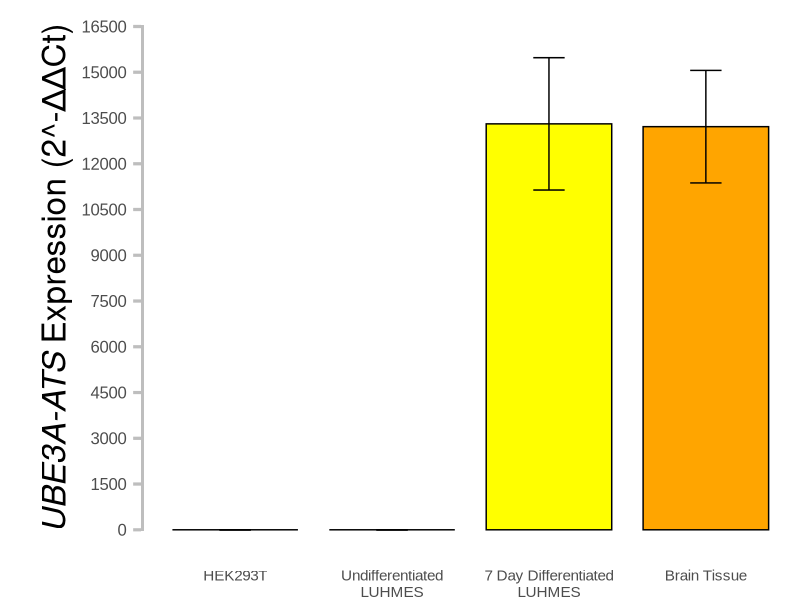

Write R code to recreate this figure.
library(ggplot2)

# Data for the Y-axis
treatment_groups <- c('HEK293T', 'Undifferentiated LUHMES', '7 Day Differentiated LUHMES', 'Brain Tissue')
expression_values <- c(0, 0, 13307.94326, 13216.01858)
standard_errors <- c(0, 0, 2169.21653, 1844.629149)

# Create a data frame
data <- data.frame(Treatment_Groups = treatment_groups, Expression = expression_values, Standard_Error = standard_errors)

# Reorder the treatment groups
data$Treatment_Groups <- factor(data$Treatment_Groups, levels = c('HEK293T', 'Undifferentiated LUHMES', '7 Day Differentiated LUHMES', 'Brain Tissue'))

# Set custom colors
colors <- c('HEK293T' = 'gray', 'Undifferentiated LUHMES' = 'gray', '7 Day Differentiated LUHMES' = 'yellow', 'Brain Tissue' = 'orange')

# Plotting
ggplot(data, aes(x = Treatment_Groups, y = Expression, fill = Treatment_Groups)) +
  geom_bar(stat = "identity", color = "black", width = 0.8, position = position_dodge(width = 0.9)) +
  geom_errorbar(aes(ymin = Expression - Standard_Error, ymax = Expression + Standard_Error), width = 0.2, color = "black", position = position_dodge(width = 0.9)) +
  geom_segment(aes(x = -Inf, xend = -Inf, y = -30, yend = 16540), color = "gray", size = 2) +  # <-- Adjusted this line to make the y-axis line extend further.
  scale_fill_manual(values = colors, guide = "none") +
  labs(x = NULL, y = expression(italic("UBE3A-ATS") ~ "Expression (2^-ΔΔCt)")) +
  theme_minimal(base_size = 24) +
  theme(
    plot.title = element_blank(),
    panel.grid.major = element_blank(),
    panel.grid.minor = element_blank(),
    axis.ticks.x = element_blank(),
    axis.ticks.y = element_line(color = "gray"),
    axis.line.y = element_blank(),
    axis.text.y = element_text(family = "Arial", size = 12),
    axis.text.x = element_text(family = "Arial", size = 11, angle = 0, hjust = 0.5, vjust = 1),
    axis.title.y = element_text(margin = margin(l = 30)),
    legend.position = "none",
    plot.margin = margin(0, 0, 0, 0),
    axis.ticks.length = unit(0.2, "cm"),
    axis.ticks.margin = unit(0.1, "cm")
  ) +
  scale_x_discrete(labels = function(x) {
    ifelse(x == "Undifferentiated LUHMES", "Undifferentiated\nLUHMES",
           ifelse(x == "7 Day Differentiated LUHMES", "7 Day Differentiated\nLUHMES", x))
  }) +
  scale_y_continuous(breaks = seq(0, 165000, 1500), limits = c(-30, 16540))
